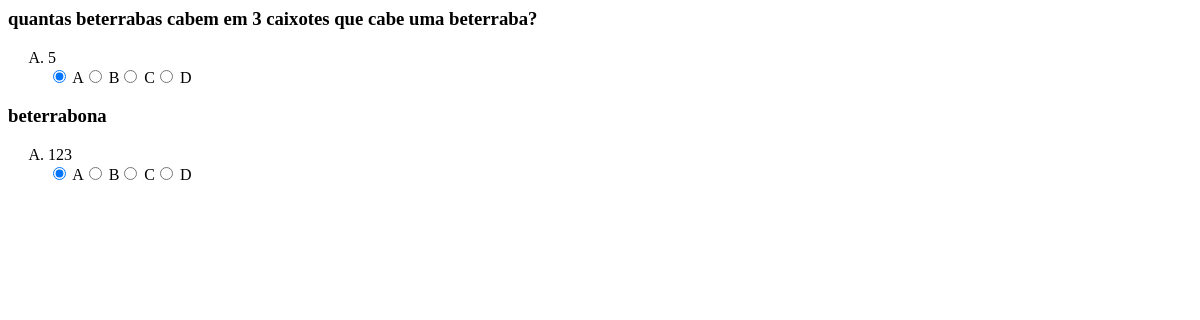
The page /aluno/fazerQuestoesView.php on the database as committed earlier.
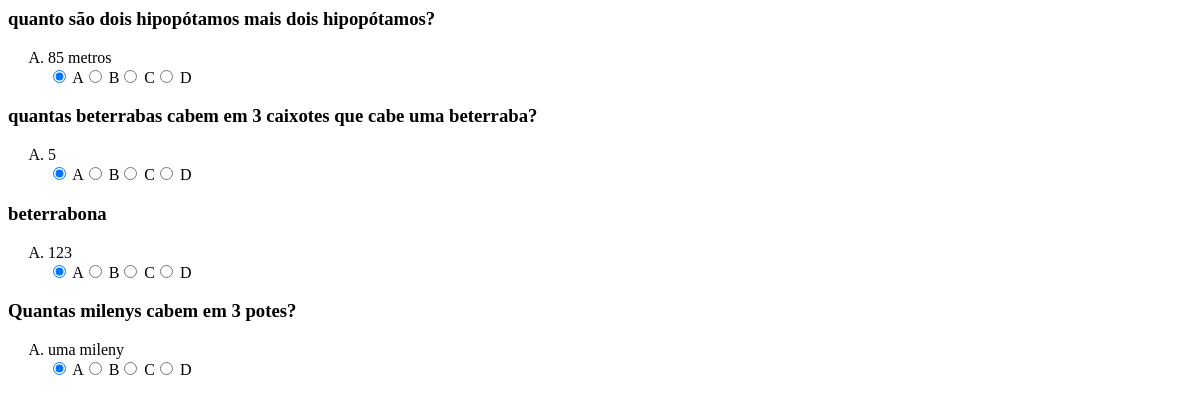
The same page on the database as committed later.
### tables this page shows
CREATE TABLE `questao` (
  `idquestao` int(3) NOT NULL,
  `enunciado` varchar(500) DEFAULT NULL,
  `opA` varchar(120) NOT NULL,
  `opB` varchar(120) NOT NULL,
  `opC` varchar(120) NOT NULL,
  `opD` varchar(120) NOT NULL,
  `gabarito` int(11) NOT NULL
);

### aluno/fazerQuestoes.php (called while the page is built, shortened)
<?php
function buscarQuestoes() {
    $connection = mysqli_connect("localhost", "root", "", "portalcursodeingles");
    $sql = "SELECT idquestao, enunciado, opA, opB, opC, opD, gabarito FROM questao";
    $result = mysqli_query($connection, $sql);
    $questoes = [];
    if(mysqli_query($connection, $sql)) {
        if (mysqli_num_rows($result) > 0) {
            $questao = [];
            while ($row = mysqli_fetch_assoc($result)) {
                $questao['idquestao'] = $row['idquestao'];
                $questao['enunciado'] = $row['enunciado'];
                $questao['opA'] = $row['opA'];
                $questao['opB'] = $row['opB'];
                $questao['opC'] = $row['opC'];
                $questao['opD'] = $row['opD'];
                $questao['gabarito'] = $row['gabarito'];
                array_push($questoes, $questao);
            }
        }
    } else{
        die("Erro ao buscar questões com a consulta $sql. " . mysqli_error($connection));
    }
    return $questoes;
}
?>

### aluno/fazerQuestoesCtrl.php (called while the page is built)
<?php
    require_once('fazerQuestoes.php');
    function exibirQuestoes() {
        return buscarQuestoes();
    }
?>

### aluno/fazerQuestoesView.php (the view, shortened to what this page needs)
<html>
    <head>
    </head>
<body>
<?php
   require_once('fazerQuestoesCtrl.php');
    $questoes = exibirQuestoes();
    foreach ($questoes as $questao) {
        echo "<h3>" . $questao['enunciado'] . "</h3>";
        echo "<ol type='A'>";
        echo "<li>" . $questao['opA'] . "</li>";
        echo "<input type='radio' name='q_" . $questao['idquestao'] . "' value='A' checked /> A";
        echo "<input type='radio' name='q_" . $questao['idquestao'] . "' value='B'/> B";
        echo "<input type='radio' name='q_" . $questao['idquestao'] . "' value='C'/> C";
        echo "<input type='radio' name='q_" . $questao['idquestao'] . "' value='D'/> D";
        echo "</ol>";
    }
?>
</body>
</html>

Rows that differ between the two databases and show on the page:
added questao: enunciado "quanto são dois hipopótamos mais dois hipopótamos?", opA "85 metros"
added questao: enunciado "Quantas milenys cabem em 3 potes?", opA "uma mileny"
